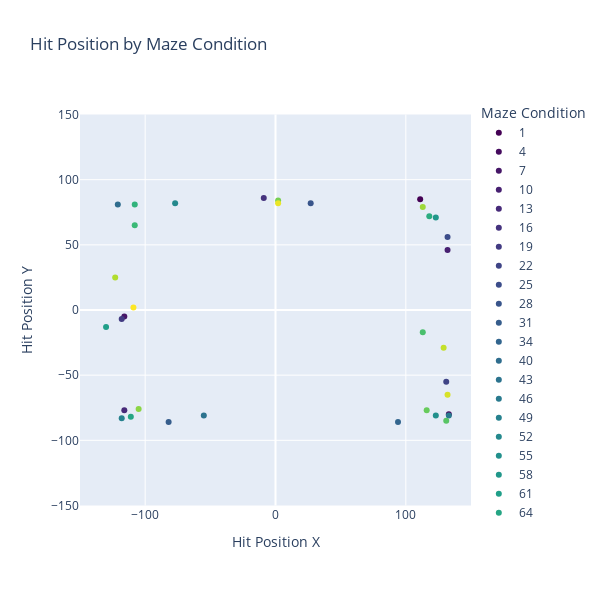

Notebook cell for this chart:
### Markdown cell above
## Load and prepare spike data

### Code cell
data_path = Path(r"path\to\brainsets\processed\churchland_shenoy_neural_2012")
data_path = Path(r"C:\Users\pouge\Documents\mini_data\brainsets\processed\churchland_shenoy_neural_2012") # TODO: delete this
subject_name = "jenkins"  # or "nitschke"

# Load
sessions = mc_maze.load_sessions(data_path, subject_name)

### Figure 1 — Plotly figure (JSON) as saved in the notebook; plotly's stock layout.template omitted (floating-point values rounded to 4 significant figures)
{"data": [{"customdata": [["1"]], "hovertemplate": "Maze Condition=%{customdata[0]}<br>Hit Position X=%{x}<br>Hit Position Y=%{y}<extra></extra>", "legendgroup": "1", "marker": {"color": "rgb(68, 1, 84)", "symbol": "circle"}, "mode": "markers", "name": "1", "orientation": "v", "showlegend": true, "type": "scatter", "x": [111], "xaxis": "x", "y": [85], "yaxis": "y"}, {"customdata": [["4"]], "hovertemplate": "Maze Condition=%{customdata[0]}<br>Hit Position X=%{x}<br>Hit Position Y=%{y}<extra></extra>", "legendgroup": "4", "marker": {"color": "rgb(69, 11, 94)", "symbol": "circle"}, "mode": "markers", "name": "4", "orientation": "v", "showlegend": true, "type": "scatter", "x": [133], "xaxis": "x", "y": [-80], "yaxis": "y"}, {"customdata": [["7"]], "hovertemplate": "Maze Condition=%{customdata[0]}<br>Hit Position X=%{x}<br>Hit Position Y=%{y}<extra></extra>", "legendgroup": "7", "marker": {"color": "rgb(70, 22, 103)", "symbol": "circle"}, "mode": "markers", "name": "7", "orientation": "v", "showlegend": true, "type": "scatter", "x": [-116], "xaxis": "x", "y": [-5], "yaxis": "y"}, {"customdata": [["10"]], "hovertemplate": "Maze Condition=%{customdata[0]}<br>Hit Position X=%{x}<br>Hit Position Y=%{y}<extra></extra>", "legendgroup": "10", "marker": {"color": "rgb(71, 32, 113)", "symbol": "circle"}, "mode": "markers", "name": "10", "orientation": "v", "showlegend": true, "type": "scatter", "x": [132], "xaxis": "x", "y": [46], "yaxis": "y"}, {"customdata": [["13"]], "hovertemplate": "Maze Condition=%{customdata[0]}<br>Hit Position X=%{x}<br>Hit Position Y=%{y}<extra></extra>", "legendgroup": "13", "marker": {"color": "rgb(71, 42, 121)", "symbol": "circle"}, "mode": "markers", "name": "13", "orientation": "v", "showlegend": true, "type": "scatter", "x": [-116], "xaxis": "x", "y": [-77], "yaxis": "y"}, {"customdata": [["16"]], "hovertemplate": "Maze Condition=%{customdata[0]}<br>Hit Position X=%{x}<br>Hit Position Y=%{y}<extra></extra>", "legendgroup": "16", "marker": {"color": "rgb(69, 51, 126)", "symbol": "circle"}, "mode": "markers", "name": "16", "orientation": "v", "showlegend": true, "type": "scatter", "x": [-9], "xaxis": "x", "y": [86], "yaxis": "y"}, {"customdata": [["19"]], "hovertemplate": "Maze Condition=%{customdata[0]}<br>Hit Position X=%{x}<br>Hit Position Y=%{y}<extra></extra>", "legendgroup": "19", "marker": {"color": "rgb(66, 59, 130)", "symbol": "circle"}, "mode": "markers", "name": "19", "orientation": "v", "showlegend": true, "type": "scatter", "x": [-118], "xaxis": "x", "y": [-7], "yaxis": "y"}, {"customdata": [["22"]], "hovertemplate": "Maze Condition=%{customdata[0]}<br>Hit Position X=%{x}<br>Hit Position Y=%{y}<extra></extra>", "legendgroup": "22", "marker": {"color": "rgb(63, 68, 134)", "symbol": "circle"}, "mode": "markers", "name": "22", "orientation": "v", "showlegend": true, "type": "scatter", "x": [131], "xaxis": "x", "y": [-55], "yaxis": "y"}, {"customdata": [["25"]], "hovertemplate": "Maze Condition=%{customdata[0]}<br>Hit Position X=%{x}<br>Hit Position Y=%{y}<extra></extra>", "legendgroup": "25", "marker": {"color": "rgb(60, 77, 138)", "symbol": "circle"}, "mode": "markers", "name": "25", "orientation": "v", "showlegend": true, "type": "scatter", "x": [132], "xaxis": "x", "y": [56], "yaxis": "y"}, {"customdata": [["28"]], "hovertemplate": "Maze Condition=%{customdata[0]}<br>Hit Position X=%{x}<br>Hit Position Y=%{y}<extra></extra>", "legendgroup": "28", "marker": {"color": "rgb(57, 85, 139)", "symbol": "circle"}, "mode": "markers", "name": "28", "orientation": "v", "showlegend": true, "type": "scatter", "x": [27], "xaxis": "x", "y": [82], "yaxis": "y"}, {"customdata": [["31"]], "hovertemplate": "Maze Condition=%{customdata[0]}<br>Hit Position X=%{x}<br>Hit Position Y=%{y}<extra></extra>", "legendgroup": "31", "marker": {"color": "rgb(54, 93, 140)", "symbol": "circle"}, "mode": "markers", "name": "31", "orientation": "v", "showlegend": true, "type": "scatter", "x": [-82], "xaxis": "x", "y": [-86], "yaxis": "y"}, {"customdata": [["34"]], "hovertemplate": "Maze Condition=%{customdata[0]}<br>Hit Position X=%{x}<br>Hit Position Y=%{y}<extra></extra>", "legendgroup": "34", "marker": {"color": "rgb(50, 101, 142)", "symbol": "circle"}, "mode": "markers", "name": "34", "orientation": "v", "showlegend": true, "type": "scatter", "x": [94], "xaxis": "x", "y": [-86], "yaxis": "y"}, {"customdata": [["40"]], "hovertemplate": "Maze Condition=%{customdata[0]}<br>Hit Position X=%{x}<br>Hit Position Y=%{y}<extra></extra>", "legendgroup": "40", "marker": {"color": "rgb(47, 109, 142)", "symbol": "circle"}, "mode": "markers", "name": "40", "orientation": "v", "showlegend": true, "type": "scatter", "x": [-121], "xaxis": "x", "y": [81], "yaxis": "y"}, {"customdata": [["43"]], "hovertemplate": "Maze Condition=%{customdata[0]}<br>Hit Position X=%{x}<br>Hit Position Y=%{y}<extra></extra>", "legendgroup": "43", "marker": {"color": "rgb(44, 115, 142)", "symbol": "circle"}, "mode": "markers", "name": "43", "orientation": "v", "showlegend": true, "type": "scatter", "x": [-55], "xaxis": "x", "y": [-81], "yaxis": "y"}, {"customdata": [["46"]], "hovertemplate": "Maze Condition=%{customdata[0]}<br>Hit Position X=%{x}<br>Hit Position Y=%{y}<extra></extra>", "legendgroup": "46", "marker": {"color": "rgb(41, 122, 142)", "symbol": "circle"}, "mode": "markers", "name": "46", "orientation": "v", "showlegend": true, "type": "scatter", "x": [133], "xaxis": "x", "y": [-81], "yaxis": "y"}, {"customdata": [["49"]], "hovertemplate": "Maze Condition=%{customdata[0]}<br>Hit Position X=%{x}<br>Hit Position Y=%{y}<extra></extra>", "legendgroup": "49", "marker": {"color": "rgb(38, 129, 142)", "symbol": "circle"}, "mode": "markers", "name": "49", "orientation": "v", "showlegend": true, "type": "scatter", "x": [-118], "xaxis": "x", "y": [-83], "yaxis": "y"}, {"customdata": [["52"]], "hovertemplate": "Maze Condition=%{customdata[0]}<br>Hit Position X=%{x}<br>Hit Position Y=%{y}<extra></extra>", "legendgroup": "52", "marker": {"color": "rgb(36, 137, 141)", "symbol": "circle"}, "mode": "markers", "name": "52", "orientation": "v", "showlegend": true, "type": "scatter", "x": [-77], "xaxis": "x", "y": [82], "yaxis": "y"}, {"customdata": [["55"]], "hovertemplate": "Maze Condition=%{customdata[0]}<br>Hit Position X=%{x}<br>Hit Position Y=%{y}<extra></extra>", "legendgroup": "55", "marker": {"color": "rgb(34, 144, 140)", "symbol": "circle"}, "mode": "markers", "name": "55", "orientation": "v", "showlegend": true, "type": "scatter", "x": [123], "xaxis": "x", "y": [-81], "yaxis": "y"}, {"customdata": [["58"]], "hovertemplate": "Maze Condition=%{customdata[0]}<br>Hit Position X=%{x}<br>Hit Position Y=%{y}<extra></extra>", "legendgroup": "58", "marker": {"color": "rgb(33, 151, 138)", "symbol": "circle"}, "mode": "markers", "name": "58", "orientation": "v", "showlegend": true, "type": "scatter", "x": [123], "xaxis": "x", "y": [71], "yaxis": "y"}, {"customdata": [["61"]], "hovertemplate": "Maze Condition=%{customdata[0]}<br>Hit Position X=%{x}<br>Hit Position Y=%{y}<extra></extra>", "legendgroup": "61", "marker": {"color": "rgb(32, 159, 137)", "symbol": "circle"}, "mode": "markers", "name": "61", "orientation": "v", "showlegend": true, "type": "scatter", "x": [-130], "xaxis": "x", "y": [-13], "yaxis": "y"}, {"customdata": [["64"]], "hovertemplate": "Maze Condition=%{customdata[0]}<br>Hit Position X=%{x}<br>Hit Position Y=%{y}<extra></extra>", "legendgroup": "64", "marker": {"color": "rgb(37, 165, 132)", "symbol": "circle"}, "mode": "markers", "name": "64", "orientation": "v", "showlegend": true, "type": "scatter", "x": [-111], "xaxis": "x", "y": [-82], "yaxis": "y"}, {"customdata": [["67"]], "hovertemplate": "Maze Condition=%{customdata[0]}<br>Hit Position X=%{x}<br>Hit Position Y=%{y}<extra></extra>", "legendgroup": "67", "marker": {"color": "rgb(43, 172, 128)", "symbol": "circle"}, "mode": "markers", "name": "67", "orientation": "v", "showlegend": true, "type": "scatter", "x": [118], "xaxis": "x", "y": [72], "yaxis": "y"}, {"customdata": [["70"]], "hovertemplate": "Maze Condition=%{customdata[0]}<br>Hit Position X=%{x}<br>Hit Position Y=%{y}<extra></extra>", "legendgroup": "70", "marker": {"color": "rgb(49, 179, 124)", "symbol": "circle"}, "mode": "markers", "name": "70", "orientation": "v", "showlegend": true, "type": "scatter", "x": [-108], "xaxis": "x", "y": [81], "yaxis": "y"}, {"customdata": [["73"]], "hovertemplate": "Maze Condition=%{customdata[0]}<br>Hit Position X=%{x}<br>Hit Position Y=%{y}<extra></extra>", "legendgroup": "73", "marker": {"color": "rgb(58, 185, 118)", "symbol": "circle"}, "mode": "markers", "name": "73", "orientation": "v", "showlegend": true, "type": "scatter", "x": [-108], "xaxis": "x", "y": [65], "yaxis": "y"}, {"customdata": [["76"]], "hovertemplate": "Maze Condition=%{customdata[0]}<br>Hit Position X=%{x}<br>Hit Position Y=%{y}<extra></extra>", "legendgroup": "76", "marker": {"color": "rgb(73, 191, 109)", "symbol": "circle"}, "mode": "markers", "name": "76", "orientation": "v", "showlegend": true, "type": "scatter", "x": [113], "xaxis": "x", "y": [-17], "yaxis": "y"}, {"customdata": [["79"]], "hovertemplate": "Maze Condition=%{customdata[0]}<br>Hit Position X=%{x}<br>Hit Position Y=%{y}<extra></extra>", "legendgroup": "79", "marker": {"color": "rgb(88, 197, 101)", "symbol": "circle"}, "mode": "markers", "name": "79", "orientation": "v", "showlegend": true, "type": "scatter", "x": [131], "xaxis": "x", "y": [-85], "yaxis": "y"}, {"customdata": [["82"]], "hovertemplate": "Maze Condition=%{customdata[0]}<br>Hit Position X=%{x}<br>Hit Position Y=%{y}<extra></extra>", "legendgroup": "82", "marker": {"color": "rgb(103, 203, 92)", "symbol": "circle"}, "mode": "markers", "name": "82", "orientation": "v", "showlegend": true, "type": "scatter", "x": [116], "xaxis": "x", "y": [-77], "yaxis": "y"}, {"customdata": [["85"]], "hovertemplate": "Maze Condition=%{customdata[0]}<br>Hit Position X=%{x}<br>Hit Position Y=%{y}<extra></extra>", "legendgroup": "85", "marker": {"color": "rgb(120, 208, 81)", "symbol": "circle"}, "mode": "markers", "name": "85", "orientation": "v", "showlegend": true, "type": "scatter", "x": [2], "xaxis": "x", "y": [84], "yaxis": "y"}, {"customdata": [["88"]], "hovertemplate": "Maze Condition=%{customdata[0]}<br>Hit Position X=%{x}<br>Hit Position Y=%{y}<extra></extra>", "legendgroup": "88", "marker": {"color": "rgb(139, 213, 69)", "symbol": "circle"}, "mode": "markers", "name": "88", "orientation": "v", "showlegend": true, "type": "scatter", "x": [-105], "xaxis": "x", "y": [-76], "yaxis": "y"}, {"customdata": [["91"]], "hovertemplate": "Maze Condition=%{customdata[0]}<br>Hit Position X=%{x}<br>Hit Position Y=%{y}<extra></extra>", "legendgroup": "91", "marker": {"color": "rgb(158, 217, 58)", "symbol": "circle"}, "mode": "markers", "name": "91", "orientation": "v", "showlegend": true, "type": "scatter", "x": [113], "xaxis": "x", "y": [79], "yaxis": "y"}, {"customdata": [["94"]], "hovertemplate": "Maze Condition=%{customdata[0]}<br>Hit Position X=%{x}<br>Hit Position Y=%{y}<extra></extra>", "legendgroup": "94", "marker": {"color": "rgb(177, 221, 46)", "symbol": "circle"}, "mode": "markers", "name": "94", "orientation": "v", "showlegend": true, "type": "scatter", "x": [-123], "xaxis": "x", "y": [25], "yaxis": "y"}, {"customdata": [["97"]], "hovertemplate": "Maze Condition=%{customdata[0]}<br>Hit Position X=%{x}<br>Hit Position Y=%{y}<extra></extra>", "legendgroup": "97", "marker": {"color": "rgb(196, 224, 42)", "symbol": "circle"}, "mode": "markers", "name": "97", "orientation": "v", "showlegend": true, "type": "scatter", "x": [129], "xaxis": "x", "y": [-29], "yaxis": "y"}, {"customdata": [["100"]], "hovertemplate": "Maze Condition=%{customdata[0]}<br>Hit Position X=%{x}<br>Hit Position Y=%{y}<extra></extra>", "legendgroup": "100", "marker": {"color": "rgb(215, 226, 40)", "symbol": "circle"}, "mode": "markers", "name": "100", "orientation": "v", "showlegend": true, "type": "scatter", "x": [132], "xaxis": "x", "y": [-65], "yaxis": "y"}, {"customdata": [["103"]], "hovertemplate": "Maze Condition=%{customdata[0]}<br>Hit Position X=%{x}<br>Hit Position Y=%{y}<extra></extra>", "legendgroup": "103", "marker": {"color": "rgb(234, 229, 39)", "symbol": "circle"}, "mode": "markers", "name": "103", "orientation": "v", "showlegend": true, "type": "scatter", "x": [2], "xaxis": "x", "y": [82], "yaxis": "y"}, {"customdata": [["106"]], "hovertemplate": "Maze Condition=%{customdata[0]}<br>Hit Position X=%{x}<br>Hit Position Y=%{y}<extra></extra>", "legendgroup": "106", "marker": {"color": "rgb(253, 231, 37)", "symbol": "circle"}, "mode": "markers", "name": "106", "orientation": "v", "showlegend": true, "type": "scatter", "x": [-109], "xaxis": "x", "y": [2], "yaxis": "y"}], "layout": {"height": 600, "legend": {"title": {"text": "Maze Condition"}, "tracegroupgap": 0}, "title": {"text": "Hit Position by Maze Condition"}, "width": 600, "xaxis": {"anchor": "y", "domain": [0, 1], "range": [-150, 150], "scaleanchor": "y", "scaleratio": 1, "title": {"text": "Hit Position X"}}, "yaxis": {"anchor": "x", "constrain": "domain", "domain": [0, 1], "range": [-150, 150], "title": {"text": "Hit Position Y"}}}}
